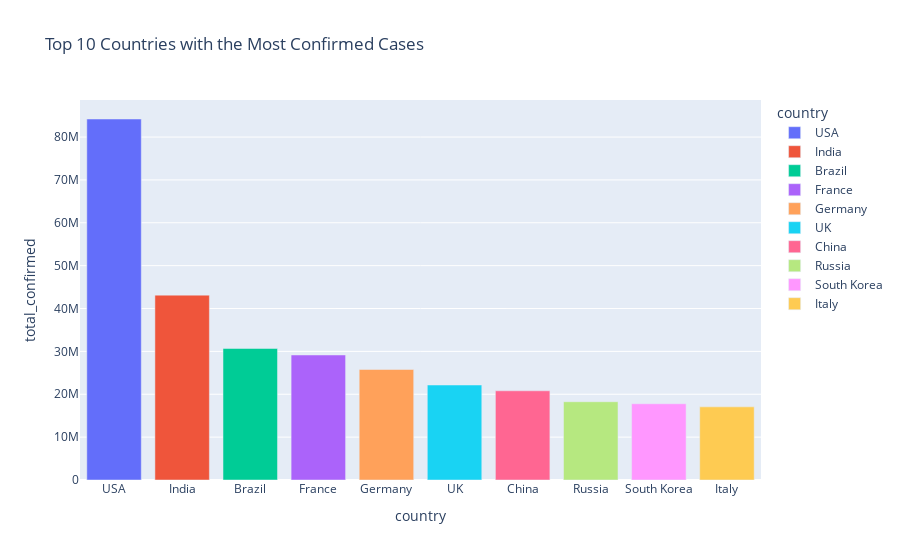

Notebook source saved alongside this figure:
### Markdown cell above
Plot the top 10 countries with the most confirmed cases

### Code cell
sorted_all = summary_data_df_copy.sort_values(by='total_confirmed', ascending=False)

fig = px.bar(
    sorted_all.head(10),
    x ='country',
    y = 'total_confirmed',
    color='country',
    title='Top 10 Countries with the Most Confirmed Cases',
)

fig.show()

### Figure 1 — Plotly figure (JSON) as saved in the notebook; plotly's stock layout.template omitted (floating-point values rounded to 4 significant figures)
{"data": [{"hovertemplate": "country=%{x}<br>total_confirmed=%{y}<extra></extra>", "legendgroup": "USA", "marker": {"color": "#636efa", "pattern": {"shape": ""}}, "name": "USA", "orientation": "v", "showlegend": true, "textposition": "auto", "type": "bar", "x": ["USA"], "xaxis": "x", "y": [84209473], "yaxis": "y"}, {"hovertemplate": "country=%{x}<br>total_confirmed=%{y}<extra></extra>", "legendgroup": "India", "marker": {"color": "#EF553B", "pattern": {"shape": ""}}, "name": "India", "orientation": "v", "showlegend": true, "textposition": "auto", "type": "bar", "x": ["India"], "xaxis": "x", "y": [43121599], "yaxis": "y"}, {"hovertemplate": "country=%{x}<br>total_confirmed=%{y}<extra></extra>", "legendgroup": "Brazil", "marker": {"color": "#00cc96", "pattern": {"shape": ""}}, "name": "Brazil", "orientation": "v", "showlegend": true, "textposition": "auto", "type": "bar", "x": ["Brazil"], "xaxis": "x", "y": [30682094], "yaxis": "y"}, {"hovertemplate": "country=%{x}<br>total_confirmed=%{y}<extra></extra>", "legendgroup": "France", "marker": {"color": "#ab63fa", "pattern": {"shape": ""}}, "name": "France", "orientation": "v", "showlegend": true, "textposition": "auto", "type": "bar", "x": ["France"], "xaxis": "x", "y": [29160802], "yaxis": "y"}, {"hovertemplate": "country=%{x}<br>total_confirmed=%{y}<extra></extra>", "legendgroup": "Germany", "marker": {"color": "#FFA15A", "pattern": {"shape": ""}}, "name": "Germany", "orientation": "v", "showlegend": true, "textposition": "auto", "type": "bar", "x": ["Germany"], "xaxis": "x", "y": [25780226], "yaxis": "y"}, {"hovertemplate": "country=%{x}<br>total_confirmed=%{y}<extra></extra>", "legendgroup": "UK", "marker": {"color": "#19d3f3", "pattern": {"shape": ""}}, "name": "UK", "orientation": "v", "showlegend": true, "textposition": "auto", "type": "bar", "x": ["UK"], "xaxis": "x", "y": [22159805], "yaxis": "y"}, {"hovertemplate": "country=%{x}<br>total_confirmed=%{y}<extra></extra>", "legendgroup": "China", "marker": {"color": "#FF6692", "pattern": {"shape": ""}}, "name": "China", "orientation": "v", "showlegend": true, "textposition": "auto", "type": "bar", "x": ["China"], "xaxis": "x", "y": [20810000], "yaxis": "y"}, {"hovertemplate": "country=%{x}<br>total_confirmed=%{y}<extra></extra>", "legendgroup": "Russia", "marker": {"color": "#B6E880", "pattern": {"shape": ""}}, "name": "Russia", "orientation": "v", "showlegend": true, "textposition": "auto", "type": "bar", "x": ["Russia"], "xaxis": "x", "y": [18260293], "yaxis": "y"}, {"hovertemplate": "country=%{x}<br>total_confirmed=%{y}<extra></extra>", "legendgroup": "South Korea", "marker": {"color": "#FF97FF", "pattern": {"shape": ""}}, "name": "South Korea", "orientation": "v", "showlegend": true, "textposition": "auto", "type": "bar", "x": ["South Korea"], "xaxis": "x", "y": [17782061], "yaxis": "y"}, {"hovertemplate": "country=%{x}<br>total_confirmed=%{y}<extra></extra>", "legendgroup": "Italy", "marker": {"color": "#FECB52", "pattern": {"shape": ""}}, "name": "Italy", "orientation": "v", "showlegend": true, "textposition": "auto", "type": "bar", "x": ["Italy"], "xaxis": "x", "y": [17057873], "yaxis": "y"}], "layout": {"barmode": "relative", "legend": {"title": {"text": "country"}, "tracegroupgap": 0}, "title": {"text": "Top 10 Countries with the Most Confirmed Cases"}, "xaxis": {"anchor": "y", "categoryarray": ["USA", "India", "Brazil", "France", "Germany", "UK", "China", "Russia", "South Korea", "Italy"], "categoryorder": "array", "domain": [0, 1], "title": {"text": "country"}}, "yaxis": {"anchor": "x", "domain": [0, 1], "title": {"text": "total_confirmed"}}}}
